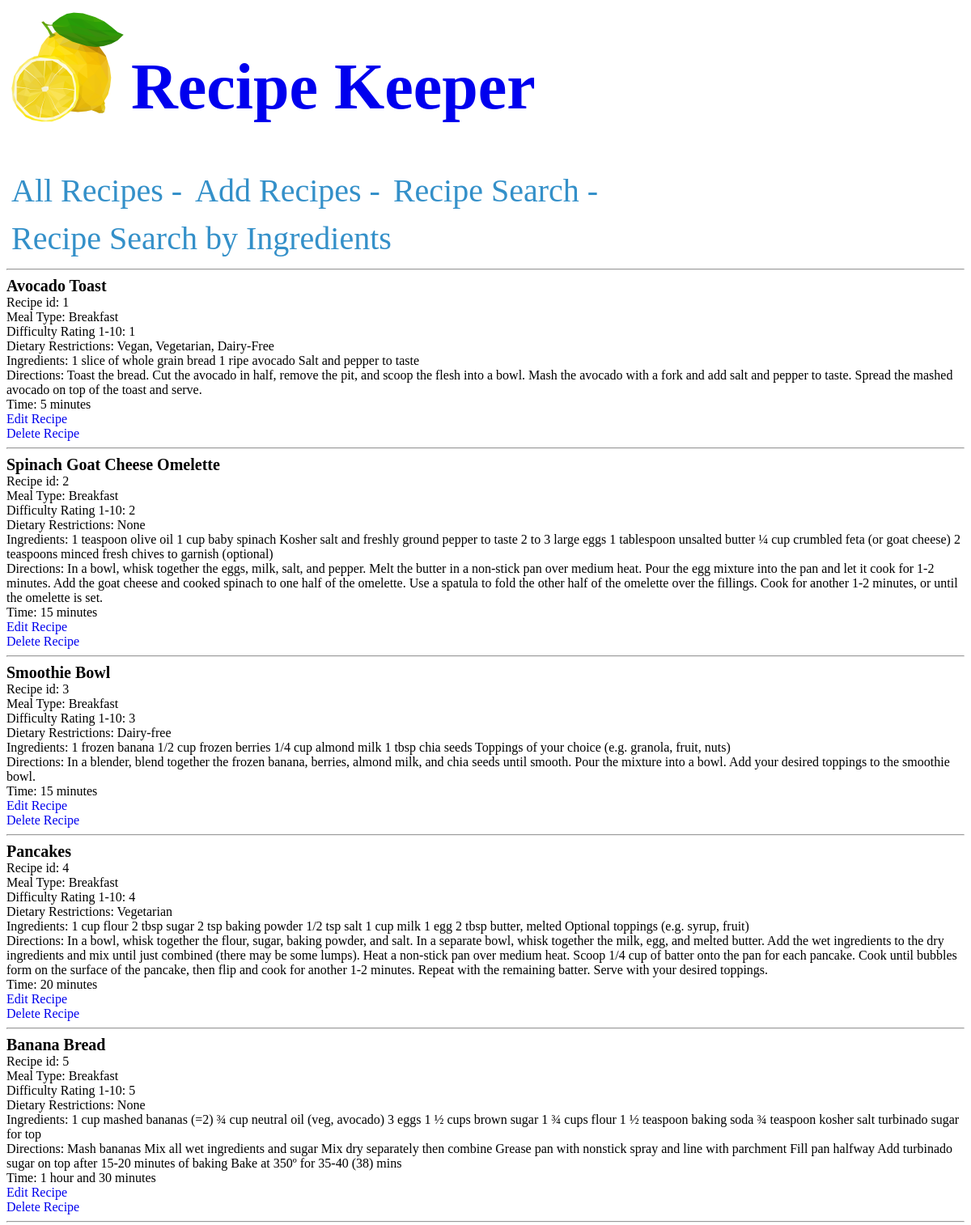
Page /recipes (upper part) on the committed database.
### tables this page shows
CREATE TABLE directions(
    id INT PRIMARY KEY,
    steps TEXT,
    time INT,
    FOREIGN KEY (id) REFERENCES recipe(id)
);

CREATE TABLE recipe (
    id INT PRIMARY KEY, 
    name CHAR(20) UNIQUE,
    meal CHAR(20),
    difficulty INT,
    diet CHAR(20)
);

CREATE TABLE ingredients (
    id INTEGER PRIMARY KEY,
    list TEXT,
    FOREIGN KEY (id) REFERENCES recipe(id)
);

### app.py (the view)
@app.route('/recipes')
def recipes():
    conn = get_db_connection()
    cursor = conn.cursor()
    cursor.execute('SELECT * FROM recipe JOIN ingredients ON recipe.id = ingredients.id JOIN directions ON recipe.id = directions.id')
    items = cursor.fetchall()
    conn.close()
    return render_template('recipe.html', items=items)

### app.py (called while the page is built)
def get_db_connection():
    conn = sqlite3.connect('database.db')
    conn.row_factory = sqlite3.Row
    return conn

### templates/recipe.html (shortened to what this page needs)
{% extends 'base.html' %}
{% block content %}
<!DOCTYPE html>
<html>
<head>
</head>
<body>
<table>
    {% for item in items %}
    <tr>
            <b><span class="recipe-name">{{ item[1] }}</span></b><br>
            <span class="recipe-id">Recipe id: {{ item[0] }}<span><br>
            <span class="meal-type">Meal Type: {{ item[2] }}</span><br>
            <span class="rating">Difficulty Rating 1-10: {{ item[3] }}</span><br>
            <span class="diet">Dietary Restrictions: {{ item[4] }}</span><br>
            <span class="ingredients">Ingredients: {{ item[6] }}</span><br>
            <span class="directions">Directions: {{ item[8] }}</span><br>
            {% if item[9] | int > 60 %}
                {% if (item[9] | int //60) > 1 %}
                <span class="time">Time: {{ item[9] | int //60 }} hours and {{ item[9] | int %60 }} minutes</span><br>
                {% else %}
                <span class="time">Time: {{ item[9] | int //60 }} hour and {{ item[9] | int %60 }} minutes</span><br>
                {% endif %}
            {% else %}
                <span class="time">Time: {{ item[9] }} minutes </span><br>
            {% endif %}
    </tr>
        <div>
            <a href="{{ url_for('change',id=item['id']) }}">Edit Recipe</a>
        </div>
        <div>
            <a href="{{ url_for('delete',id=item['id']) }}">Delete Recipe</a>
        </div>
        <hr>
    {% endfor %}
</table>
</body>
</html>
{% endblock %}

### templates/base.html (style rules this page uses)
a { text-decoration: none; }

### templates/recipe.html (style rules this page uses)
table { border-collapse: collapse; width: 100%; }
.recipe-name { font-size: 20px; }

### rows in the picture
directions: name "Avocado Toast", item "1", meal "Breakfast", difficulty "1", diet "Vegan, Vegetarian, Dairy-Free", list "1 slice of whole grain bread 1 ripe avocado Salt and pepper to taste", steps "Toast the bread. Cut the avocado in half, remove the pit, and scoop the flesh into a bowl. Mash the avocado with a fork and add salt and pepper to taste. Spread the mashed avocado on top of the toast and serve.", time "5"
directions: name "Spinach Goat Cheese Omelette", item "2", meal "Breakfast", difficulty "2", item "None", list "1 teaspoon olive oil 1 cup baby spinach Kosher salt and freshly ground pepper to taste 2 to 3 large eggs 1 tablespoon unsalted butter ¼ cup crumbled feta (or goat cheese) 2 teaspoons minced fresh chives to garnish (optional)", steps "In a bowl, whisk together the eggs, milk, salt, and pepper. Melt the butter in a non-stick pan over medium heat. Pour the egg mixture into the pan and let it cook for 1-2 minutes. Add the goat cheese and cooked spinach to one half of the omelette. Use a spatula to fold the other half of the omelette over the fillings. Cook for another 1-2 minutes, or until the omelette is set.", time "15"
directions: name "Smoothie Bowl", item "3", meal "Breakfast", difficulty "3", diet "Dairy-free", list "1 frozen banana 1/2 cup frozen berries 1/4 cup almond milk 1 tbsp chia seeds Toppings of your choice (e.g. granola, fruit, nuts)", steps "In a blender, blend together the frozen banana, berries, almond milk, and chia seeds until smooth. Pour the mixture into a bowl. Add your desired toppings to the smoothie bowl.", time "15"
directions: name "Pancakes", item "4", meal "Breakfast", difficulty "4", diet "Vegetarian", list "1 cup flour 2 tbsp sugar 2 tsp baking powder 1/2 tsp salt 1 cup milk 1 egg 2 tbsp butter, melted Optional toppings (e.g. syrup, fruit)", steps "In a bowl, whisk together the flour, sugar, baking powder, and salt. In a separate bowl, whisk together the milk, egg, and melted butter. Add the wet ingredients to the dry ingredients and mix until just combined (there may be some lumps). Heat a non-stick pan over medium heat. Scoop 1/4 cup of batter onto the pan for each pancake. Cook until bubbles form on the surface of the pancake, then flip and cook for another 1-2 minutes. Repeat with the remaining batter. Serve with your desired toppings.", time "20"
directions: name "Banana Bread", item "5", meal "Breakfast", difficulty "5", item "None", list "1 cup mashed bananas (=2) ¾ cup neutral oil (veg, avocado) 3 eggs 1 ½ cups brown sugar 1 ¾ cups flour 1 ½ teaspoon baking soda ¾ teaspoon kosher salt turbinado sugar for top", steps "Mash bananas Mix all wet ingredients and sugar Mix dry separately then combine Grease pan with nonstick spray and line with parchment Fill pan halfway Add turbinado sugar on top after 15-20 minutes of baking Bake at 350º for 35-40 (38) mins", time "1", item[9]|int%60 "30"
